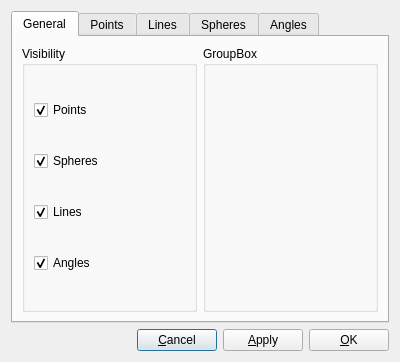
<?xml version="1.0" encoding="UTF-8"?>
<ui version="4.0">
 <class>AnnotationSettingsDialog</class>
 <widget class="QDialog" name="AnnotationSettingsDialog">
  <property name="geometry">
   <rect>
    <x>0</x>
    <y>0</y>
    <width>400</width>
    <height>362</height>
   </rect>
  </property>
  <property name="windowTitle">
   <string>Dialog</string>
  </property>
  <layout class="QVBoxLayout" name="verticalLayout">
   <item>
    <widget class="QTabWidget" name="tabWidget">
     <property name="currentIndex">
      <number>0</number>
     </property>
     <widget class="QWidget" name="tab">
      <attribute name="title">
       <string>General</string>
      </attribute>
      <layout class="QHBoxLayout" name="horizontalLayout_2">
       <item>
        <widget class="QGroupBox" name="groupBox_5">
         <property name="title">
          <string>Visibility</string>
         </property>
         <layout class="QVBoxLayout" name="verticalLayout_4">
          <item>
           <widget class="QCheckBox" name="checkBox_2">
            <property name="text">
             <string>Points</string>
            </property>
            <property name="checked">
             <bool>true</bool>
            </property>
           </widget>
          </item>
          <item>
           <widget class="QCheckBox" name="checkBox_4">
            <property name="text">
             <string>Spheres</string>
            </property>
            <property name="checked">
             <bool>true</bool>
            </property>
           </widget>
          </item>
          <item>
           <widget class="QCheckBox" name="checkBox_5">
            <property name="text">
             <string>Lines</string>
            </property>
            <property name="checked">
             <bool>true</bool>
            </property>
           </widget>
          </item>
          <item>
           <widget class="QCheckBox" name="checkBox_6">
            <property name="text">
             <string>Angles</string>
            </property>
            <property name="checked">
             <bool>true</bool>
            </property>
           </widget>
          </item>
         </layout>
        </widget>
       </item>
       <item>
        <widget class="QGroupBox" name="groupBox_6">
         <property name="title">
          <string>GroupBox</string>
         </property>
        </widget>
       </item>
      </layout>
     </widget>
     <widget class="QWidget" name="tab_2">
      <attribute name="title">
       <string>Points</string>
      </attribute>
     </widget>
     <widget class="QWidget" name="tab_3">
      <attribute name="title">
       <string>Lines</string>
      </attribute>
     </widget>
     <widget class="QWidget" name="tab_4">
      <attribute name="title">
       <string>Spheres</string>
      </attribute>
      <layout class="QHBoxLayout" name="horizontalLayout">
       <item>
        <widget class="QGroupBox" name="groupBox">
         <property name="title">
          <string>2D Settings</string>
         </property>
         <layout class="QVBoxLayout" name="verticalLayout_2">
          <item>
           <widget class="QGroupBox" name="groupBox_3">
            <property name="title">
             <string>Contour</string>
            </property>
            <property name="checkable">
             <bool>true</bool>
            </property>
           </widget>
          </item>
          <item>
           <widget class="QGroupBox" name="groupBox_4">
            <property name="title">
             <string>Fill</string>
            </property>
            <property name="checkable">
             <bool>true</bool>
            </property>
           </widget>
          </item>
          <item>
           <widget class="QCheckBox" name="checkBox_3">
            <property name="text">
             <string>CheckBox</string>
            </property>
           </widget>
          </item>
         </layout>
        </widget>
       </item>
       <item>
        <widget class="QGroupBox" name="groupBox_2">
         <property name="title">
          <string>3D Settings</string>
         </property>
         <layout class="QVBoxLayout" name="verticalLayout_3">
          <item>
           <widget class="QCheckBox" name="checkBox">
            <property name="text">
             <string>Shading</string>
            </property>
            <property name="checked">
             <bool>true</bool>
            </property>
           </widget>
          </item>
         </layout>
        </widget>
       </item>
      </layout>
     </widget>
     <widget class="QWidget" name="tab_5">
      <attribute name="title">
       <string>Angles</string>
      </attribute>
     </widget>
    </widget>
   </item>
   <item>
    <layout class="QHBoxLayout" name="horizontalLayout_3">
     <item>
      <spacer name="horizontalSpacer">
       <property name="orientation">
        <enum>Qt::Horizontal</enum>
       </property>
       <property name="sizeHint" stdset="0">
        <size>
         <width>40</width>
         <height>20</height>
        </size>
       </property>
      </spacer>
     </item>
     <item>
      <widget class="QPushButton" name="cancelButton">
       <property name="text">
        <string>&amp;Cancel</string>
       </property>
      </widget>
     </item>
     <item>
      <widget class="QPushButton" name="applyButton">
       <property name="text">
        <string>&amp;Apply</string>
       </property>
      </widget>
     </item>
     <item>
      <widget class="QPushButton" name="okButton">
       <property name="text">
        <string>&amp;OK</string>
       </property>
      </widget>
     </item>
    </layout>
   </item>
  </layout>
 </widget>
 <resources/>
 <connections>
  <connection>
   <sender>cancelButton</sender>
   <signal>clicked()</signal>
   <receiver>AnnotationSettingsDialog</receiver>
   <slot>reject()</slot>
   <hints>
    <hint type="sourcelabel">
     <x>165</x>
     <y>342</y>
    </hint>
    <hint type="destinationlabel">
     <x>7</x>
     <y>358</y>
    </hint>
   </hints>
  </connection>
  <connection>
   <sender>okButton</sender>
   <signal>clicked()</signal>
   <receiver>AnnotationSettingsDialog</receiver>
   <slot>accept()</slot>
   <hints>
    <hint type="sourcelabel">
     <x>347</x>
     <y>340</y>
    </hint>
    <hint type="destinationlabel">
     <x>370</x>
     <y>357</y>
    </hint>
   </hints>
  </connection>
 </connections>
 <slots>
  <signal>applied()</signal>
 </slots>
</ui>
